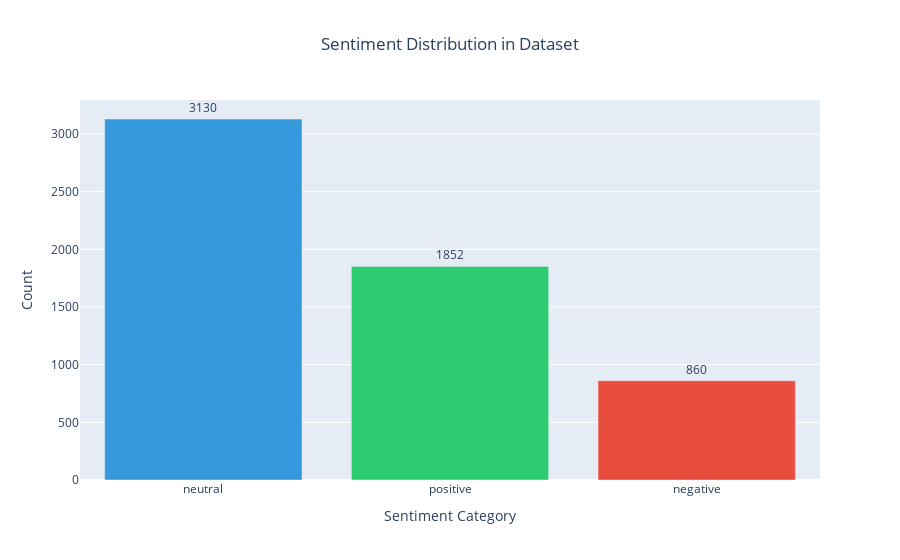

The notebook cell this image was saved under:
### Code cell
# Display sentiment distribution with Plotly
sentiment_counts = df['sentiment'].value_counts().reset_index()
sentiment_counts.columns = ['sentiment', 'count']

# Create interactive bar chart
fig = px.bar(sentiment_counts, 
             x='sentiment', 
             y='count',
             title='Sentiment Distribution in Dataset',
             labels={'sentiment': 'Sentiment Category', 'count': 'Number of Examples'},
             color='sentiment',
             color_discrete_map={'positive': '#2ecc71', 'negative': '#e74c3c', 'neutral': '#3498db'},
             text='count')

fig.update_traces(texttemplate='%{text}', textposition='outside')
fig.update_layout(showlegend=False, 
                  xaxis_title='Sentiment Category',
                  yaxis_title='Count',
                  title_x=0.5)
fig.show()

# Print distribution statistics
print("\nSentiment Distribution:")
for idx, row in sentiment_counts.iterrows():
    percentage = (row['count'] / len(df)) * 100
    print(f"{row['sentiment']}: {row['count']} ({percentage:.2f}%)")

### Figure 1 — Plotly figure (JSON) as saved in the notebook; plotly's stock layout.template omitted (floating-point values rounded to 4 significant figures)
{"data": [{"hovertemplate": "Sentiment Category=%{x}<br>Number of Examples=%{text}<extra></extra>", "legendgroup": "neutral", "marker": {"color": "#3498db", "pattern": {"shape": ""}}, "name": "neutral", "orientation": "v", "showlegend": true, "text": [3130.0], "textposition": "outside", "texttemplate": "%{text}", "type": "bar", "x": ["neutral"], "xaxis": "x", "y": [3130], "yaxis": "y"}, {"hovertemplate": "Sentiment Category=%{x}<br>Number of Examples=%{text}<extra></extra>", "legendgroup": "positive", "marker": {"color": "#2ecc71", "pattern": {"shape": ""}}, "name": "positive", "orientation": "v", "showlegend": true, "text": [1852.0], "textposition": "outside", "texttemplate": "%{text}", "type": "bar", "x": ["positive"], "xaxis": "x", "y": [1852], "yaxis": "y"}, {"hovertemplate": "Sentiment Category=%{x}<br>Number of Examples=%{text}<extra></extra>", "legendgroup": "negative", "marker": {"color": "#e74c3c", "pattern": {"shape": ""}}, "name": "negative", "orientation": "v", "showlegend": true, "text": [860.0], "textposition": "outside", "texttemplate": "%{text}", "type": "bar", "x": ["negative"], "xaxis": "x", "y": [860], "yaxis": "y"}], "layout": {"barmode": "relative", "legend": {"title": {"text": "Sentiment Category"}, "tracegroupgap": 0}, "showlegend": false, "title": {"text": "Sentiment Distribution in Dataset", "x": 0.5}, "xaxis": {"anchor": "y", "categoryarray": ["neutral", "positive", "negative"], "categoryorder": "array", "domain": [0, 1], "title": {"text": "Sentiment Category"}}, "yaxis": {"anchor": "x", "domain": [0, 1], "title": {"text": "Count"}}}}
